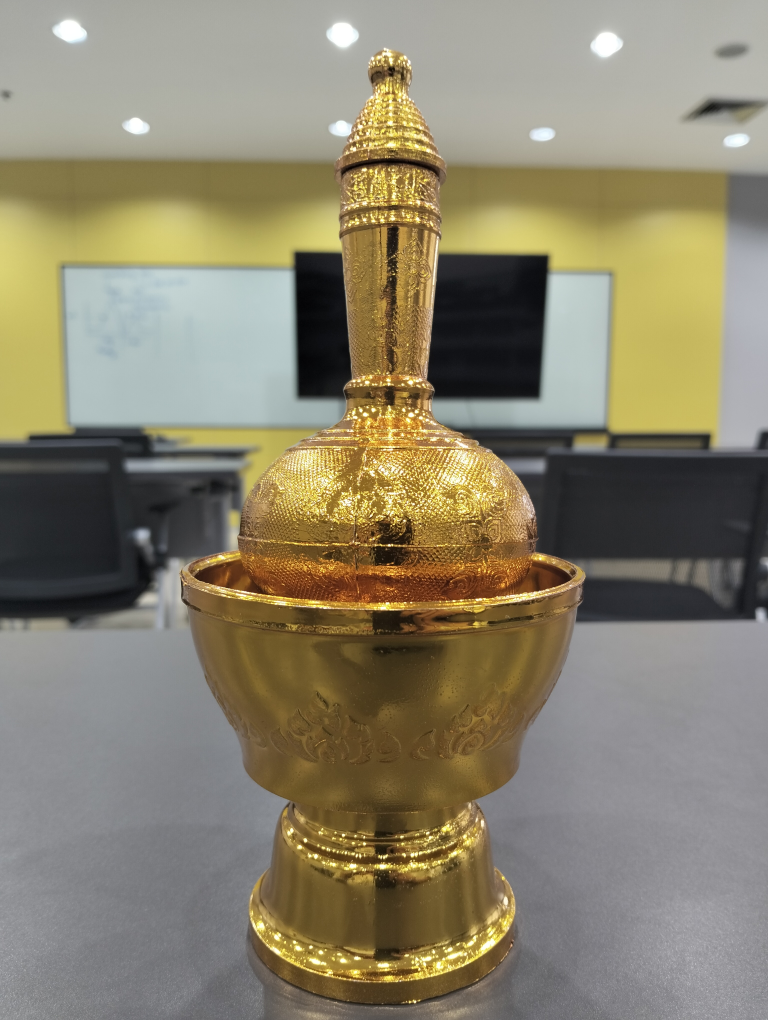
#> input picture IMG20260826122949/IMG20260826122949.jpg, 3072 x 4080 px (shown at 1/4 size)
$ python -i geometry_detection.py   (imports and definitions only)
#> lines starting #> are read from the running program, lines starting #| are printed output that depends on the picture
#> further down, picture is the input picture: shape (4080, 3072, 3); mean B, G, R 109, 130.6, 137.8
"""Reusable two-view feature and epipolar geometry for Step 6."""

from __future__ import annotations

from dataclasses import dataclass
from typing import Sequence

import cv2
import numpy as np


@dataclass(frozen=True)
class ImageScale:
    """Explicit mapping between analysis pixels and original-image pixels."""

    original_size: tuple[int, int]
    analysis_size: tuple[int, int]
    scale_x_to_original: float
    scale_y_to_original: float

    # [11 lines left out: functions points_to_original, points_to_analysis, not called in this run]


@dataclass(frozen=True)
class SiftConfig:
    maximum_width: int = 1200
    nfeatures: int = 8000
    ratio_threshold: float = 0.75
    minimum_correspondences: int = 8
    ransac_threshold: float = 1.5
    confidence: float = 0.99
    rng_seed: int = 4213


@dataclass(frozen=True)
class SiftFeatures:
    analysis_image: np.ndarray
    keypoints: tuple[cv2.KeyPoint, ...]
    descriptors: np.ndarray | None
    scale: ImageScale
    status: str

    @property
    def keypoint_count(self) -> int:
        return len(self.keypoints)


@dataclass(frozen=True)
class GeometryMatchResult:
    fundamental_matrix: np.ndarray | None
    candidate_matches: tuple[cv2.DMatch, ...]
    inlier_mask: np.ndarray
    inlier_matches: tuple[cv2.DMatch, ...]
    points_a: np.ndarray
    points_b: np.ndarray
    status: str

    @property
    def candidate_count(self) -> int:
        return len(self.candidate_matches)

    @property
    def inlier_count(self) -> int:
        return len(self.inlier_matches)

    # [5 lines left out: function inlier_ratio, not called in this run]


def _validate_image(image: np.ndarray) -> None:
    if image.ndim not in {2, 3} or image.shape[0] < 1 or image.shape[1] < 1:
        raise ValueError("image must be a non-empty grayscale or color array")


def prepare_analysis_image(
    image: np.ndarray, maximum_width: int = 1200
) -> tuple[np.ndarray, ImageScale]:
    """Create an aspect-preserving in-memory copy and explicit scale metadata."""
#> called with maximum_width = 1200
    _validate_image(image)
    if maximum_width < 1:
        raise ValueError("maximum_width must be positive")
    original_height, original_width = image.shape[:2]
#> original_height = 4080; original_width = 3072
    if original_width <= maximum_width:
        analysis = image.copy()
    else:
        resize_scale = maximum_width / original_width
#> resize_scale = 0.391
        analysis = cv2.resize(
            image,
            (maximum_width, round(original_height * resize_scale)),
            interpolation=cv2.INTER_AREA,
        )
    analysis_height, analysis_width = analysis.shape[:2]
#> analysis_height = 1594; analysis_width = 1200
    scale = ImageScale(
        original_size=(original_width, original_height),
        analysis_size=(analysis_width, analysis_height),
        scale_x_to_original=original_width / analysis_width,
        scale_y_to_original=original_height / analysis_height,
    )
    return analysis, scale


def extract_sift(
    image: np.ndarray, config: SiftConfig = SiftConfig()
) -> SiftFeatures:
    """Extract SIFT features at the documented analysis scale."""
    analysis, scale = prepare_analysis_image(image, config.maximum_width)
    if analysis.ndim == 2:
        gray = analysis
    else:
        gray = cv2.cvtColor(analysis, cv2.COLOR_BGR2GRAY)
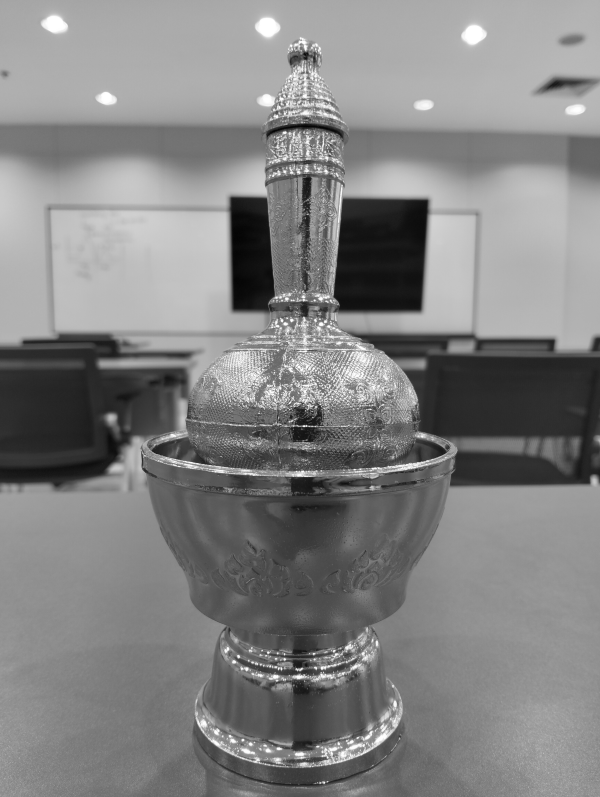
#> gray: shape (1594, 1200) (shown at 1/2 size); min 1, max 255, mean 130.2
    sift = cv2.SIFT_create(nfeatures=config.nfeatures)
    keypoints, descriptors = sift.detectAndCompute(gray, None)
#> keypoints = 5203 keypoints; strongest (x, y, size): (518, 827, 1.8), (477, 1313, 4.3), (569, 1318, 3.4), (648, 1565, 3.1)
    keypoint_tuple = tuple(keypoints or ())
#> keypoint_tuple has the same summary as keypoints
    if descriptors is None or not keypoint_tuple:
        return SiftFeatures(
            analysis_image=analysis,
            keypoints=keypoint_tuple,
            descriptors=None,
            scale=scale,
            status="descriptors_unavailable",
        )
    return SiftFeatures(
        analysis_image=analysis,
        keypoints=keypoint_tuple,
        descriptors=np.asarray(descriptors, dtype=np.float32),
        scale=scale,
        status="ok",
    )


# [295 lines left out: functions match_sift, _candidate_points, _failed_geometry, estimate_fundamental_geometry, _valid_fundamental_matrix, _point_array and 6 more, not called in this run]

>>> import cv2
>>> picture = cv2.imread('IMG20260826122949/IMG20260826122949.jpg')
>>> result = extract_sift(picture)

$ run again, on IMG20260826122949/IMG20260826123000.jpg
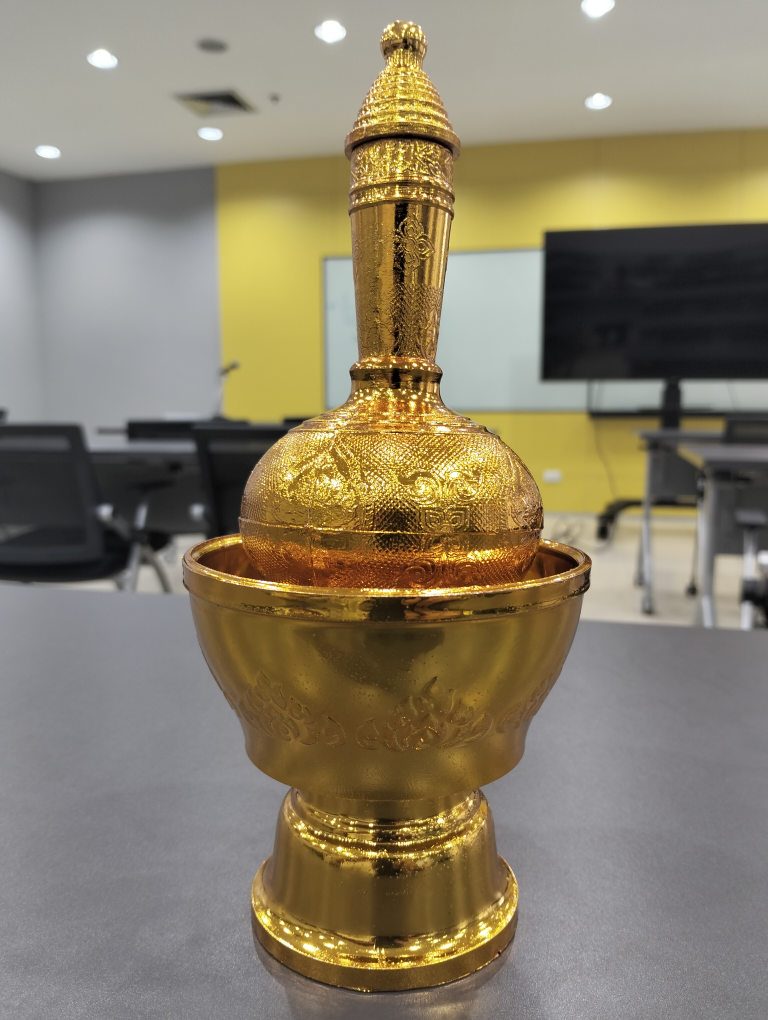
#> input picture IMG20260826122949/IMG20260826123000.jpg, 3072 x 4080 px (shown at 1/4 size)
#> picture is the input picture: shape (4080, 3072, 3); mean B, G, R 105.3, 127, 136.7
#> in extract_sift, `gray = cv2.cvtColor(analysis, cv2.COLOR_BGR2GRAY)`:
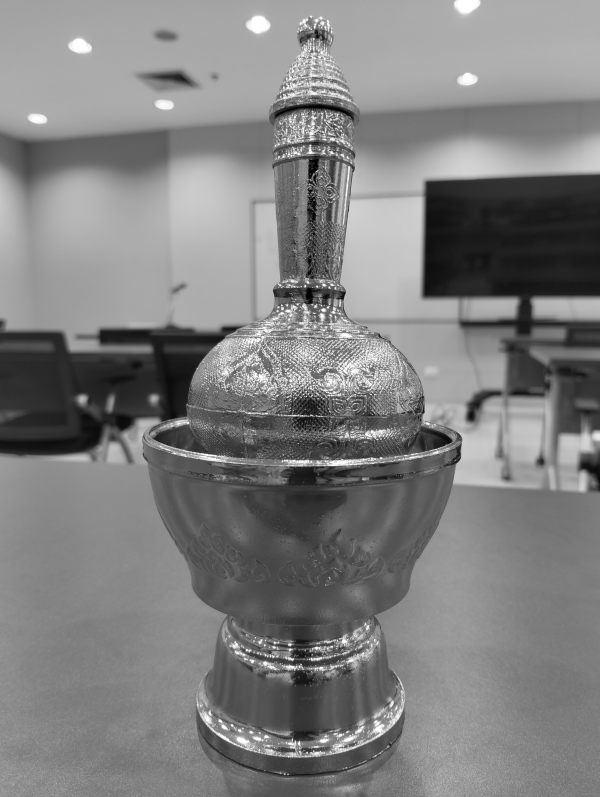
#> gray: shape (1594, 1200) (shown at 1/2 size); min 0, max 255, mean 127.4
#> keypoints = 5592 keypoints; strongest (x, y, size): (569, 1548, 2), (602, 1329, 2), (602, 795, 1.9), (612, 783, 2.1)
#> keypoint_tuple has the same summary as keypoints

$ run again, on IMG20260826122949/IMG20260826123008.jpg
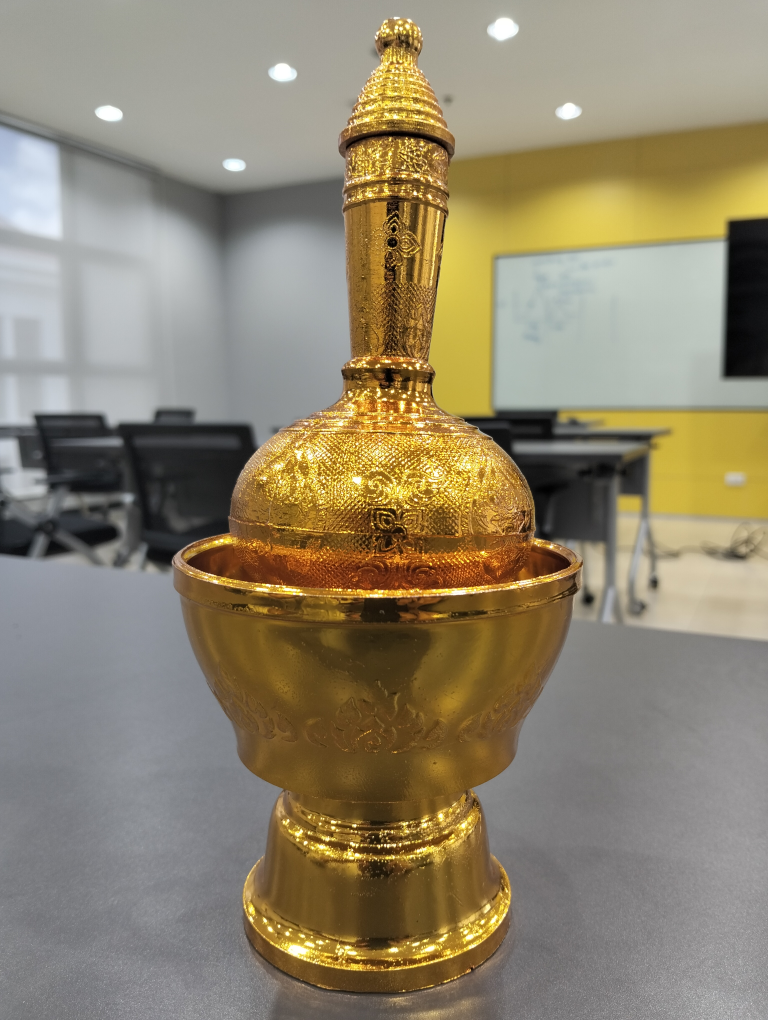
#> input picture IMG20260826122949/IMG20260826123008.jpg, 3072 x 4080 px (shown at 1/4 size)
#> picture is the input picture: shape (4080, 3072, 3); mean B, G, R 110, 133.1, 143.4
#> in extract_sift, `gray = cv2.cvtColor(analysis, cv2.COLOR_BGR2GRAY)`:
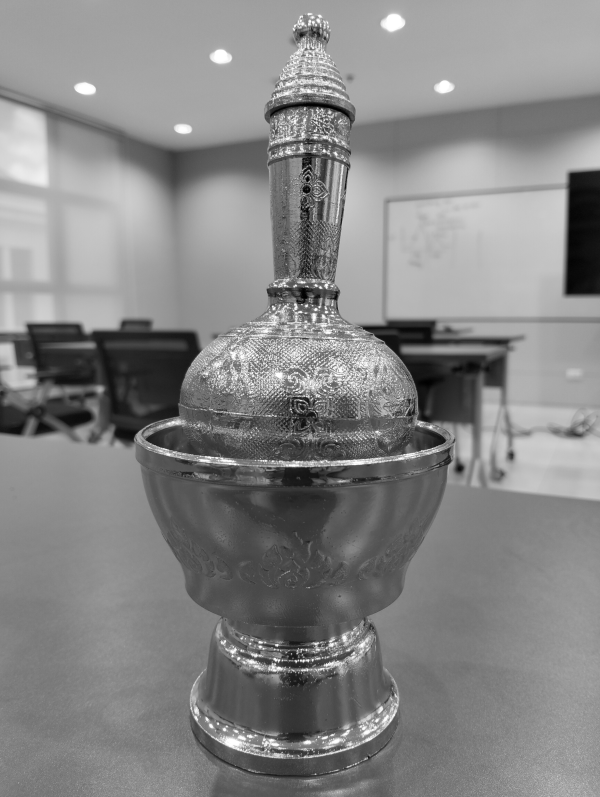
#> gray: shape (1594, 1200) (shown at 1/2 size); min 0, max 255, mean 133.6
#> keypoints = 5933 keypoints; strongest (x, y, size): (604, 609, 2.1), (582, 819, 1.9), (601, 1321, 2.6), (596, 1320, 2)
#> keypoint_tuple has the same summary as keypoints

$ run again, on IMG20260826122949/IMG20260826123038.jpg
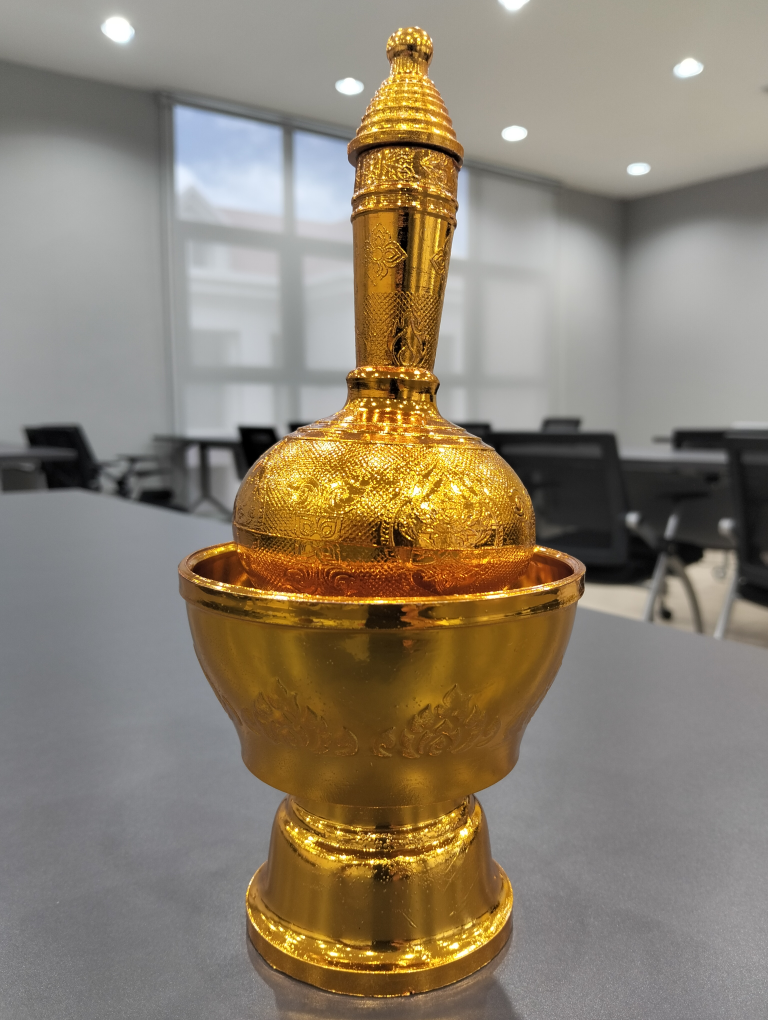
#> input picture IMG20260826122949/IMG20260826123038.jpg, 3072 x 4080 px (shown at 1/4 size)
#> picture is the input picture: shape (4080, 3072, 3); mean B, G, R 112.4, 129.7, 140.6
#> in extract_sift, `gray = cv2.cvtColor(analysis, cv2.COLOR_BGR2GRAY)`:
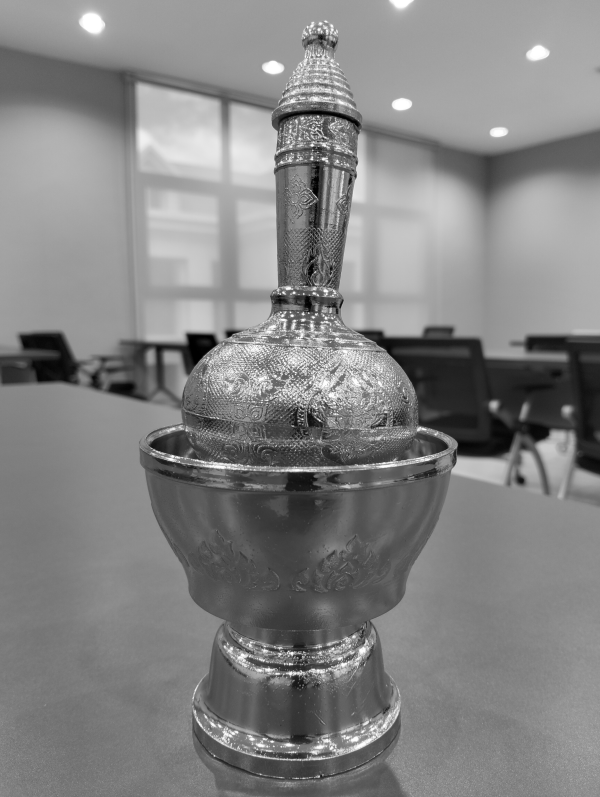
#> gray: shape (1594, 1200) (shown at 1/2 size); min 0, max 255, mean 131
#> keypoints = 5919 keypoints; strongest (x, y, size): (617, 626, 2.1), (639, 841, 2.5), (607, 588, 2.4), (604, 838, 2.5)
#> keypoint_tuple has the same summary as keypoints
